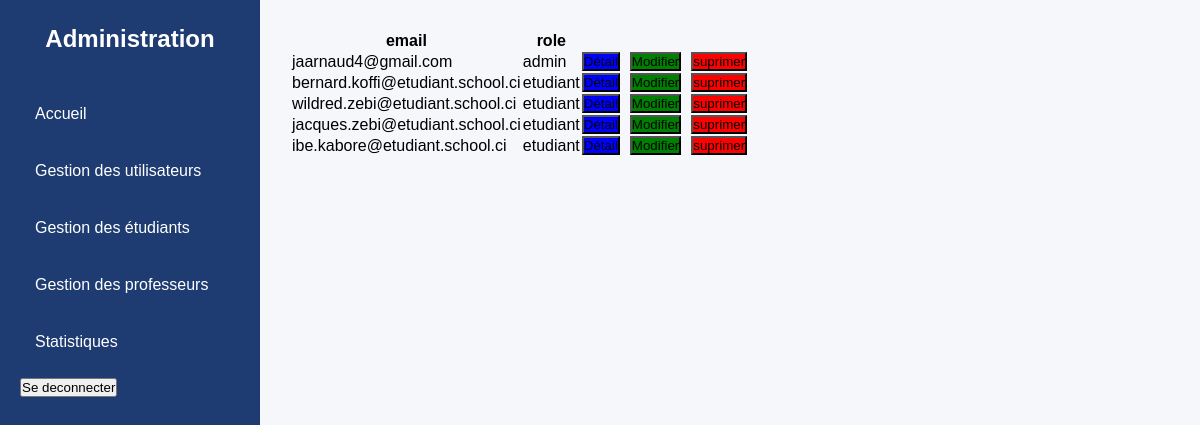
Page /users_liste (signed in) on the earlier database version.
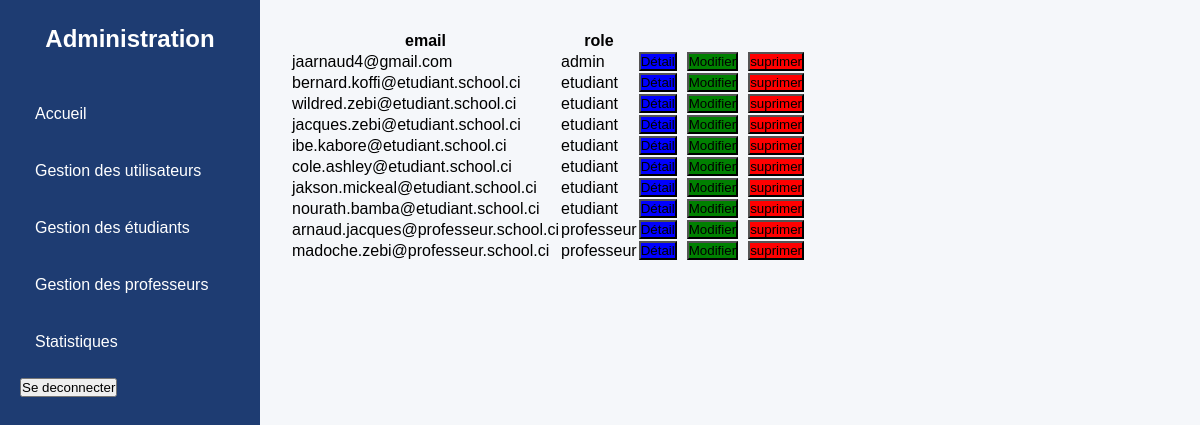
Same page on the later database version.
### comptes/models.py (models this page shows, shortened)
class Utilisateur(AbstractUser):
    role = models.CharField(
        max_length=20,
        choices=[
            ("admin", "Administrateur"),
            ("professeur", "Professeur"),
            ("etudiant", "Étudiant")
        ]
    )
    REQUIRED_FIELDS = ['email','role']

### scolarite/views.py (the view)
# urls.py: path('users_liste',afficher_utilisateur,name='users_liste'),
@role_requis('admin')
def afficher_utilisateur(request):
    utilisateurs = Utilisateur.objects.all()
    return render(request, "scolarite/admin/liste_user.html", {"utilisateurs": utilisateurs})

### scolarite/views.py (called while the page is built)
def role_requis(role):
    def decorateur(vue):
        @wraps(vue)
        @login_required
        def wrapper(request, *args, **kwargs):
            if getattr(request.user, "role", None) != role:
                raise PermissionDenied("Vous n'avez pas l'autorisation d'accéder à cette page.")
            return vue(request, *args, **kwargs)
        return wrapper
    return decorateur

### scolarite/templates/scolarite/admin/liste_user.html (shortened to what this page needs)
{% extends "scolarite/admin/base.html" %}
 {% block content %}
<table>
<thead>
<tr>
    <th>email</th>
    <th>role</th>
</tr>
</thead>
    {% for utilisateur in utilisateurs %}
    <tr>
        <td>{{ utilisateur.email }}</td>
        <td>{{ utilisateur.role }}</td>
        <td>
            <div style="display: flex; gap: 10px;">
                <form action="" method="get">
                    <button style="background-color: blue ;" type="submit">Détail</button>
                </form>
                <form action="" method="get">
                    <button style="background-color: green" type="submit">Modifier</button>
                </form>
                <form action="" method="get">
                    <button style="background-color: red;" type="submit">suprimer</button>
                </form>
            </div>
        </td>
    </tr>
    {% endfor %}
</table>
{% endblock content %}

Differences in the rows shown:
added Utilisateur: email "cole.ashley@etudiant.school.ci", role "etudiant"
added Utilisateur: email "jakson.mickeal@etudiant.school.ci", role "etudiant"
added Utilisateur: email "nourath.bamba@etudiant.school.ci", role "etudiant"
added Utilisateur: email "arnaud.jacques@professeur.school.ci", role "professeur"
added Utilisateur: email "madoche.zebi@professeur.school.ci", role "professeur"
